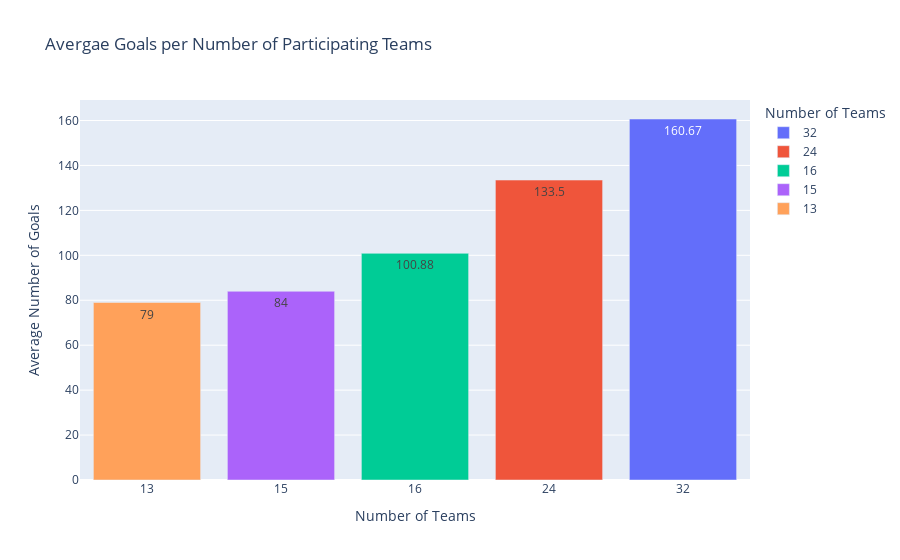

Write notebook code for a chart like this one.
### Code cell
mean_goals_per_team_number["Number of Teams"] = mean_goals_per_team_number["Number of Teams"].astype(str)
fig1 = px.bar(mean_goals_per_team_number, x="Number of Teams", y="Average Number of Goals", color="Number of Teams", text="Average Number of Goals", title="Avergae Goals per Number of Participating Teams")
fig1.update_xaxes(type="category", categoryorder="category ascending")

### Figure 1 — Plotly figure (JSON) as saved in the notebook; plotly's stock layout.template omitted (floating-point values rounded to 4 significant figures)
{"data": [{"alignmentgroup": "True", "hovertemplate": "Number of Teams=%{x}<br>Average Number of Goals=%{text}<extra></extra>", "legendgroup": "32", "marker": {"color": "#636efa", "pattern": {"shape": ""}}, "name": "32", "offsetgroup": "32", "orientation": "v", "showlegend": true, "text": [160.7], "textposition": "auto", "type": "bar", "x": ["32"], "xaxis": "x", "y": [160.7], "yaxis": "y"}, {"alignmentgroup": "True", "hovertemplate": "Number of Teams=%{x}<br>Average Number of Goals=%{text}<extra></extra>", "legendgroup": "24", "marker": {"color": "#EF553B", "pattern": {"shape": ""}}, "name": "24", "offsetgroup": "24", "orientation": "v", "showlegend": true, "text": [133.5], "textposition": "auto", "type": "bar", "x": ["24"], "xaxis": "x", "y": [133.5], "yaxis": "y"}, {"alignmentgroup": "True", "hovertemplate": "Number of Teams=%{x}<br>Average Number of Goals=%{text}<extra></extra>", "legendgroup": "16", "marker": {"color": "#00cc96", "pattern": {"shape": ""}}, "name": "16", "offsetgroup": "16", "orientation": "v", "showlegend": true, "text": [100.9], "textposition": "auto", "type": "bar", "x": ["16"], "xaxis": "x", "y": [100.9], "yaxis": "y"}, {"alignmentgroup": "True", "hovertemplate": "Number of Teams=%{x}<br>Average Number of Goals=%{text}<extra></extra>", "legendgroup": "15", "marker": {"color": "#ab63fa", "pattern": {"shape": ""}}, "name": "15", "offsetgroup": "15", "orientation": "v", "showlegend": true, "text": [84], "textposition": "auto", "type": "bar", "x": ["15"], "xaxis": "x", "y": [84], "yaxis": "y"}, {"alignmentgroup": "True", "hovertemplate": "Number of Teams=%{x}<br>Average Number of Goals=%{text}<extra></extra>", "legendgroup": "13", "marker": {"color": "#FFA15A", "pattern": {"shape": ""}}, "name": "13", "offsetgroup": "13", "orientation": "v", "showlegend": true, "text": [79], "textposition": "auto", "type": "bar", "x": ["13"], "xaxis": "x", "y": [79], "yaxis": "y"}], "layout": {"barmode": "relative", "legend": {"title": {"text": "Number of Teams"}, "tracegroupgap": 0}, "title": {"text": "Avergae Goals per Number of Participating Teams"}, "xaxis": {"anchor": "y", "categoryarray": ["32", "24", "16", "15", "13"], "categoryorder": "category ascending", "domain": [0, 1], "title": {"text": "Number of Teams"}, "type": "category"}, "yaxis": {"anchor": "x", "domain": [0, 1], "title": {"text": "Average Number of Goals"}}}}
